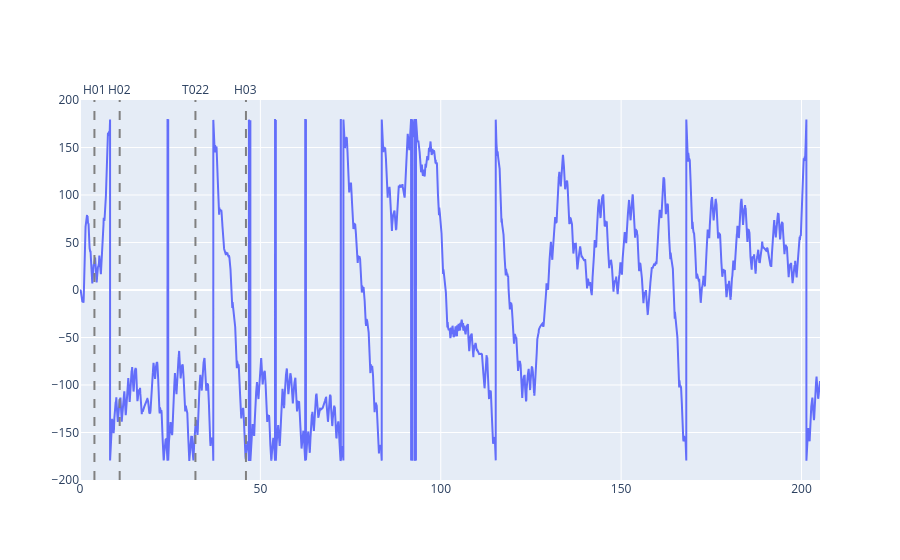

This figure's notebook cell:
### Code cell
fig=go.Figure()

"""fig.add_trace(
    go.Scatter(
        x=df_processed['t_sec'],
        y=df_processed['x'],
        mode='lines',
        name='Yaw_fused'
    )
)"""

fig.add_trace(
    go.Scatter(
        x=df_gyro['t_sec'],
        y=df_gyro['yaw'],
        mode='lines',
        name='Yaw'
    )
)

markers_r1 = {4: 'H01', 11: 'H02', 32: 'T022', 46: 'H03'}
markers_r2 = {18: 'H03', 52: 'H13', 78: 'H12', 93: 'H11', 116: 'H01', 123: 'H02'}

for x, label in markers_r1.items():
    fig.add_vline(
        x=x,
        line_dash='dash',
        line_color='gray',
        annotation_text=label,
        annotation_position='top'
    )
    
fig.show()

### Figure 1 — Plotly figure (JSON) as saved in the notebook; plotly's stock layout.template omitted (floating-point values rounded to 4 significant figures; data arrays with more than 128 entries replaced by an {"elided": "..."} marker saying what was removed)
{"data": [{"mode": "lines", "name": "Yaw", "type": "scatter", "x": {"elided": "25629 float values"}, "y": {"elided": "25629 float values"}}], "layout": {"annotations": [{"showarrow": false, "text": "H01", "x": 4, "xanchor": "center", "xref": "x", "y": 1, "yanchor": "bottom", "yref": "y domain"}, {"showarrow": false, "text": "H02", "x": 11, "xanchor": "center", "xref": "x", "y": 1, "yanchor": "bottom", "yref": "y domain"}, {"showarrow": false, "text": "T022", "x": 32, "xanchor": "center", "xref": "x", "y": 1, "yanchor": "bottom", "yref": "y domain"}, {"showarrow": false, "text": "H03", "x": 46, "xanchor": "center", "xref": "x", "y": 1, "yanchor": "bottom", "yref": "y domain"}], "autosize": true, "shapes": [{"line": {"color": "gray", "dash": "dash"}, "type": "line", "x0": 4, "x1": 4, "xref": "x", "y0": 0, "y1": 1, "yref": "y domain"}, {"line": {"color": "gray", "dash": "dash"}, "type": "line", "x0": 11, "x1": 11, "xref": "x", "y0": 0, "y1": 1, "yref": "y domain"}, {"line": {"color": "gray", "dash": "dash"}, "type": "line", "x0": 32, "x1": 32, "xref": "x", "y0": 0, "y1": 1, "yref": "y domain"}, {"line": {"color": "gray", "dash": "dash"}, "type": "line", "x0": 46, "x1": 46, "xref": "x", "y0": 0, "y1": 1, "yref": "y domain"}], "xaxis": {"autorange": true, "range": [0, 205.1], "type": "linear"}, "yaxis": {"autorange": true, "range": [-200.0, 200.0], "type": "linear"}}}
